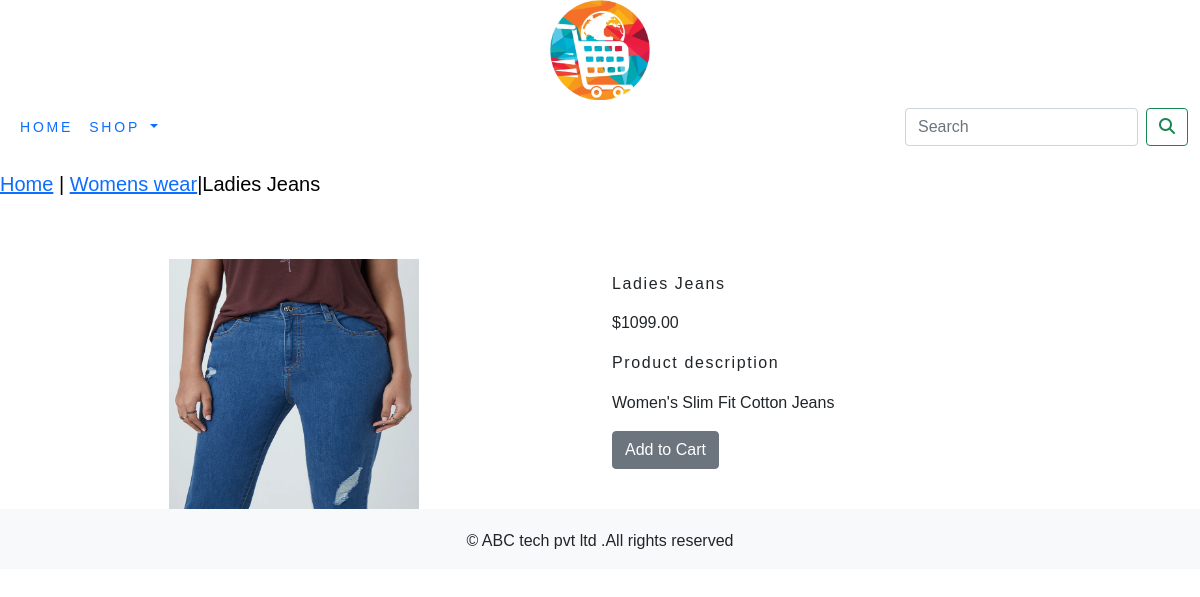
The page /shop/womens-wear/ladies_jeans/ on the database its author committed.
### shop_app/models.py (models this page shows, shortened)
class Product(models.Model):
    name = models.CharField(max_length=250, unique=True)
    slug = models.SlugField(max_length=250, unique=True)
    description = models.TextField(blank=True)
    price = models.DecimalField(max_digits=10, decimal_places=2)
    category = models.ForeignKey(Category, on_delete=models.CASCADE)
    image = models.ImageField(upload_to='product', blank=True)
    stock = models.IntegerField()
    available = models.BooleanField(default=True)
    created = models.DateTimeField(auto_now_add=True)
    updated = models.DateTimeField(auto_now=True)
    class Meta:
        ordering = ('name',)
        verbose_name = 'product'
        verbose_name_plural = 'products'

class Category(models.Model):
    name = models.CharField(max_length=250, unique=True)
    slug = models.SlugField(max_length=250, unique=True)
    description = models.TextField(blank=True)
    image = models.ImageField(upload_to='category', blank=True)
    class Meta:
        ordering = ('name',)
        verbose_name = 'category'
        verbose_name_plural = 'categories'
    def get_url(self):
     return reverse('shop_app:product_by_category', args=[self.slug])
    def __str__(self):
        return '{}'.format(self.name)

### shop_app/views.py (the view)
# urls.py: path('<slug:c_slug>/<slug:product_slug>/', views.proDetail, name='prodCatdetail'),
def proDetail(request, c_slug, product_slug):
    try:
        product = Product.objects.get(category__slug=c_slug, slug=product_slug)
    except Exception as e:
        raise e
    return render(request, 'product.html', {'product': product})

### cart/context_processors.py (called while the page is built)
def counter(request):
    item_count = 0
    if 'admin' in request.path:
        return {}
    else:
        try:
            cart = Cart.objects.filter(cart_id=_cart_id(request))
            car_items = CartItem.objects.all().filter(cart=cart[:1])
            for cart_item in car_items:
                item_count += cart_item.quantity
        except Cart.DoesNotExist:
            item_count = 0
    return dict(item_count=item_count)

### cart/views.py (called while the page is built)
def _cart_id(request):
    cart = request.session.session_key
    if not cart:
        cart = request.session.create()
    return cart

### shop_app/context_processors.py (called while the page is built)
def menu_links(request):
    links = Category.objects.all()
    return dict(links=links)

### templates/product.html (shortened to what this page needs)
{% extends 'base.html' %}
{% load static %}
{% block content %}
<div class="row my_prod_row_class">
    <div class="mx_auto">
        <p>
            <a href="{% url 'shop_app:allProdCat' %}">Home</a>  | <a href="{{product.category.get_url}}">{{product.category}}</a>|{{product.name}}
        </p>
    </div>
</div>
<br>
<div class="row">
    <div class="col-12 col-sm-12 col-md-12 col-lg-6 text-center">
        <div style="min-width:18rem">
            <img src="{{product.image.url}}" alt="{{product.name}}" height="250" width="250">
        </div>
    </div>
        <div class="col-12 col-sm-12 col-md-12 col-lg-6">
            <div>
            <h1 class="my_prod_title">{{product.name}}</h1>
            <p>${{product.price}}</p>
            <p class="my_title">Product description</p>
            <p class="text-justify my_rod_text">{{product.description}}</p>
            {% if product.stock <= 0 %}
            <p class="text-justify my_prod_text"><b>Out of Stock</b></p>
            {% else %}
            <a class="btn btn-secondary" href=" {% url 'cart:add_cart' product.id %}">Add to Cart</a>
            {% endif %}
        </div>
        </div>
    </div>
</div>
{% endblock %}

### static/css/custom.css (style rules this page uses)
body { font-family: 'Raleway', sans-serif; }
.my_title { font-size:16px; text-transform:none; letter-spacing:.1em; }
.my_prod_row_class { padding-top:15px; padding-bottom:20px; }
.my_prod_row_class .mx_auto { color:#000; font-size:20px; text-decoration:none; }
.my_prod_title { font-size:16px; text-transform:none; letter-spacing:0.1em; padding-top:15px; padding-bottom:10px; }

### rows shown on the page
Product: category "Womens wear", name "Ladies Jeans", image (picture), price "1099.00", description "Women's Slim Fit Cotton Jeans"
